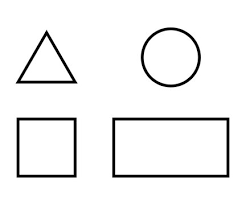
#> input picture HW2/images/Q7.png, 246 x 205 px, found by its file name
$ jupyter execute Q5.ipynb
#> lines starting #> are read from the running program, lines starting #| are printed output that depends on the picture; after the words box and inside, x2 and y2 are one past the last pixel; in counts of white or black regions, pixels touching at a corner belong together
[cell 1]
# load image and convert it to gray scale
import matplotlib.pyplot as plt
import cv2
from google.colab.patches import cv2_imshow

my_image = cv2.imread('Q7.png' , 0)
#> my_image is the input picture: shape (205, 246); min 0, max 255, mean 242.2
cv2_imshow(my_image)

[cell 2]
import numpy as np

# create a binary image
edges = cv2.Canny(my_image, 50, 90)
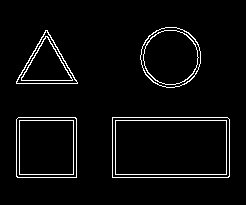
#> edges: shape (205, 246); 3.9% white in thin lines or dots, all inside (x1, y1, x2, y2) = (16, 27, 230, 178)

cv2_imshow(edges)

[cell 3]
# find contours
contours, treshhold = cv2.findContours(edges, cv2.RETR_EXTERNAL, cv2.CHAIN_APPROX_SIMPLE)
#> contours = 4 contours; box (x1, y1, x2, y2) and area: (112, 117, 230, 178) 7018, (16, 117, 77, 178) 3597, (140, 27, 201, 88) 2836, (16, 30, 78, 84) 1686; treshhold = [[1, -1, -1, -1], [2, 0, -1, -1], [3, 1, -1, -1], [-1, 2, -1, -1]]
#draw the edges on the image
with_edge = my_image.copy()
#draw a line on the edges
cv2.drawContours(with_edge, contours, -1, (0, 255, 0), 4)
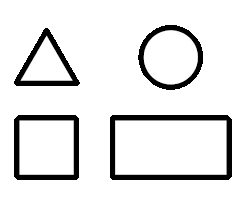
#> with_edge: shape (205, 246); 5.72% of pixels changed, all inside (x1, y1, x2, y2) = (14, 25, 232, 180)

color_image = cv2.cvtColor(with_edge, cv2.COLOR_GRAY2BGR)
cv2_imshow(with_edge)

[cell 4]
for contour in contours:
    #find corners
    approx = cv2.approxPolyDP(contour, 0.04 * cv2.arcLength(contour, True), True)

    for point in approx:
        #mark the corners
        cv2.drawMarker(my_image, tuple(point[0]), (0, 0, 255), cv2.MARKER_STAR, 10, 2)

    #find the shape and write it on the image
    if len(approx) == 3:
        shape_class = "Triangle"
        cv2.putText(my_image, shape_class, (20 , 20), cv2.FONT_HERSHEY_SIMPLEX, 0.5, (0, 255, 0), 2)

    elif len(approx) == 4:
        x,y,w,h = cv2.boundingRect(contour)
        if w == h:
          shape_class = "Square"
          cv2.putText(my_image, shape_class, (20 , 110), cv2.FONT_HERSHEY_SIMPLEX, 0.5, (0, 255, 0), 2)
        else :
          shape_class = "Rectangle"
          cv2.putText(my_image, shape_class, (130 , 110), cv2.FONT_HERSHEY_SIMPLEX, 0.5, (0, 255, 0), 2)

    elif len(approx) == 5:
        shape_class = "Pentagon"

    else:
        shape_class = "circle"
        cv2.putText(my_image, shape_class, (150 , 20), cv2.FONT_HERSHEY_SIMPLEX, 0.5, (0, 255, 0), 2)
#> this loop made 4 passes
#> (approx, x, y, w, h, shape_class) on passes 1 to 2: ([[112, 117], [112, 177], [229, 176], [227, 117]], 112, 117, 118, 61, 'Rectangle'), ([[18, 117], [16, 176], [76, 177], [76, 118]], 16, 117, 61, 61, 'Square')
#> (approx, shape_class) on pass 3: ([[45, 30], [16, 83], [77, 83]], 'Triangle')
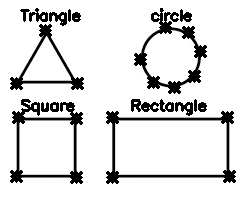
#> my_image: shape (205, 246); 7.48% of pixels changed, all inside (x1, y1, x2, y2) = (10, 8, 236, 184)


cv2_imshow(my_image)
